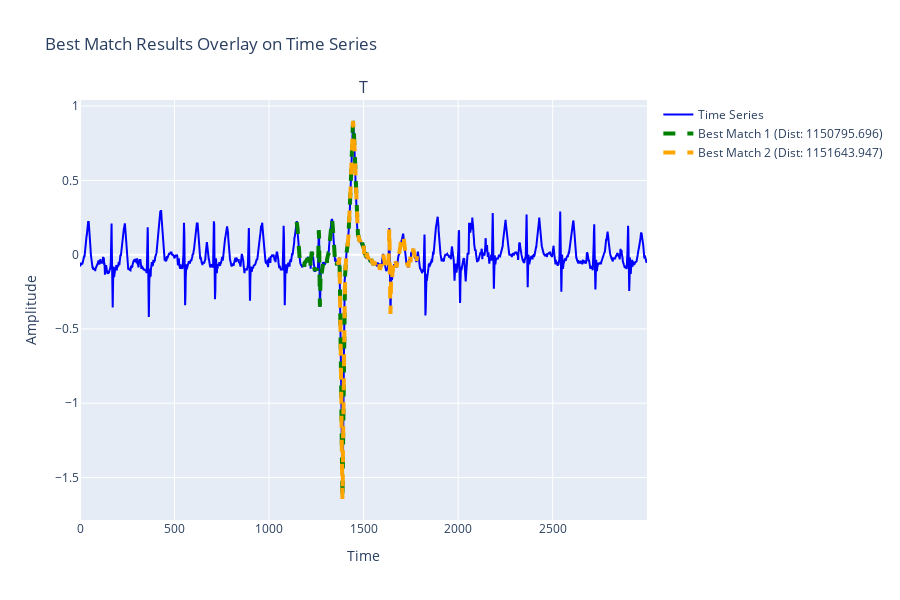

Write notebook code for a chart like this one.
### Markdown cell above
Чтобы было легче интерпретировать результаты поиска, выполните визуализацию с помощью `plot_bestmatch_results()` из модуля *plots.py*.

### Code cell
plot_bestmatch_results(ts, query, naive_bestmatch_results)

### Figure 1 — Plotly figure (JSON) as saved in the notebook; plotly's stock layout.template omitted (floating-point values rounded to 4 significant figures; data arrays with more than 128 entries replaced by an {"elided": "..."} marker saying what was removed)
{"data": [{"line": {"color": "blue"}, "name": "Time Series", "x": {"elided": "3000 int values"}, "y": {"elided": "3000 float values"}, "type": "scatter", "xaxis": "x", "yaxis": "y"}, {"line": {"color": "green", "dash": "dash", "width": 4}, "name": "Best Match 1 (Dist: 1150795.696)", "x": {"elided": "421 int values"}, "y": {"elided": "421 float values"}, "type": "scatter", "xaxis": "x", "yaxis": "y"}, {"line": {"color": "orange", "dash": "dash", "width": 4}, "name": "Best Match 2 (Dist: 1151643.947)", "x": {"elided": "421 int values"}, "y": {"elided": "421 float values"}, "type": "scatter", "xaxis": "x", "yaxis": "y"}], "layout": {"xaxis": {"anchor": "y", "domain": [0.0, 1.0], "title": {"text": "Time"}}, "yaxis": {"anchor": "x", "domain": [0.0, 1.0], "title": {"text": "Amplitude"}}, "annotations": [{"font": {"size": 16}, "showarrow": false, "text": "T", "x": 0.5, "xanchor": "center", "xref": "paper", "y": 1.0, "yanchor": "bottom", "yref": "paper"}], "title": {"text": "Best Match Results Overlay on Time Series"}, "height": 600}}
